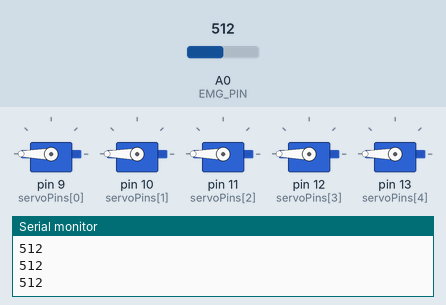
The sketch below on a simulated Arduino Uno, built with avr-gcc and run on an emulated ATmega328P. Shown: 5 × servo, the last lines printed to the serial monitor. The inputs (shaded band) are chosen by the test bench; at power-on: A0 (EMG_PIN) = 512.

Above: at 1.2 s.
1.3 s: A0 (EMG_PIN) set to 411
2.8 s: A0 (EMG_PIN) set to 390
At 3.8 s:
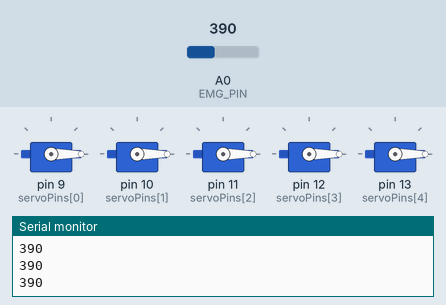
4.3 s: A0 (EMG_PIN) set to 410
At 5.3 s:
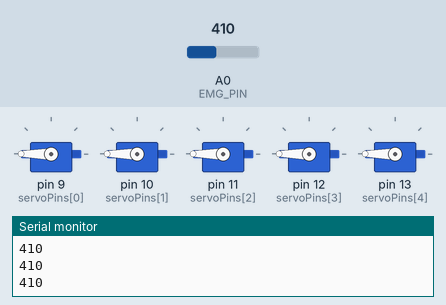
5.8 s: A0 (EMG_PIN) set to 306
At 6.8 s:
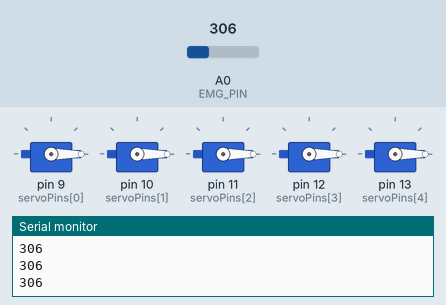
Timing chart, 0 to 8.3 s (numbered marks = the images above; inputs shaded):
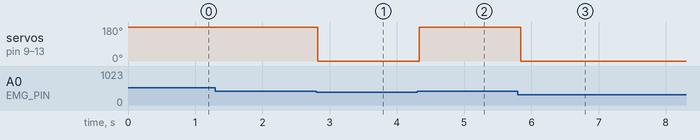

The sketch:

EMG_sensor_robot_hand.ino
```cpp
#include <Servo.h>

#define THRESHOLD    400
#define EMG_PIN      A0
#define NUM_SERVOS   5

// 디지털 PWM 핀 배열 --> 엄지 ~ 소지 (9,10,11,12,13)
const uint8_t servoPins[NUM_SERVOS] = {9, 10, 11, 12, 13};

Servo servos[NUM_SERVOS];

void setup() {
  Serial.begin(9600);

  // 각 서보 초기화 및 0°로 세팅
  for (uint8_t i = 0; i < NUM_SERVOS; i++) {
    servos[i].attach(servoPins[i]);
    servos[i].write(0);
  }
}

void loop() {
  int value = analogRead(EMG_PIN);
  uint8_t angle = (value > THRESHOLD) ? 180 : 0;

  // 모든 서보를 같은 각도로 구동
  for (uint8_t i = 0; i < NUM_SERVOS; i++) {
    servos[i].write(angle);
  }

  Serial.println(value);
  delay(100);
}
```

Measured:
- the behaviour switches between 401 and 400 on A0 (EMG_PIN) (found by bisection; images 0 and 1)
- after the input at 2.8 s, servo on pin 9 (servoPins[0]), servo on pin 10 (servoPins[1]), servo on pin 11 (servoPins[2]), servo on pin 12 (servoPins[3]), servo on pin 13 (servoPins[4]): 180° → 0° at once
- after the input at 4.3 s, servo on pin 9 (servoPins[0]), servo on pin 10 (servoPins[1]), servo on pin 11 (servoPins[2]), servo on pin 12 (servoPins[3]), servo on pin 13 (servoPins[4]): 0° → 180° at once
- after the input at 5.8 s, servo on pin 9 (servoPins[0]), servo on pin 10 (servoPins[1]), servo on pin 11 (servoPins[2]), servo on pin 12 (servoPins[3]), servo on pin 13 (servoPins[4]): 180° → 0° at once
